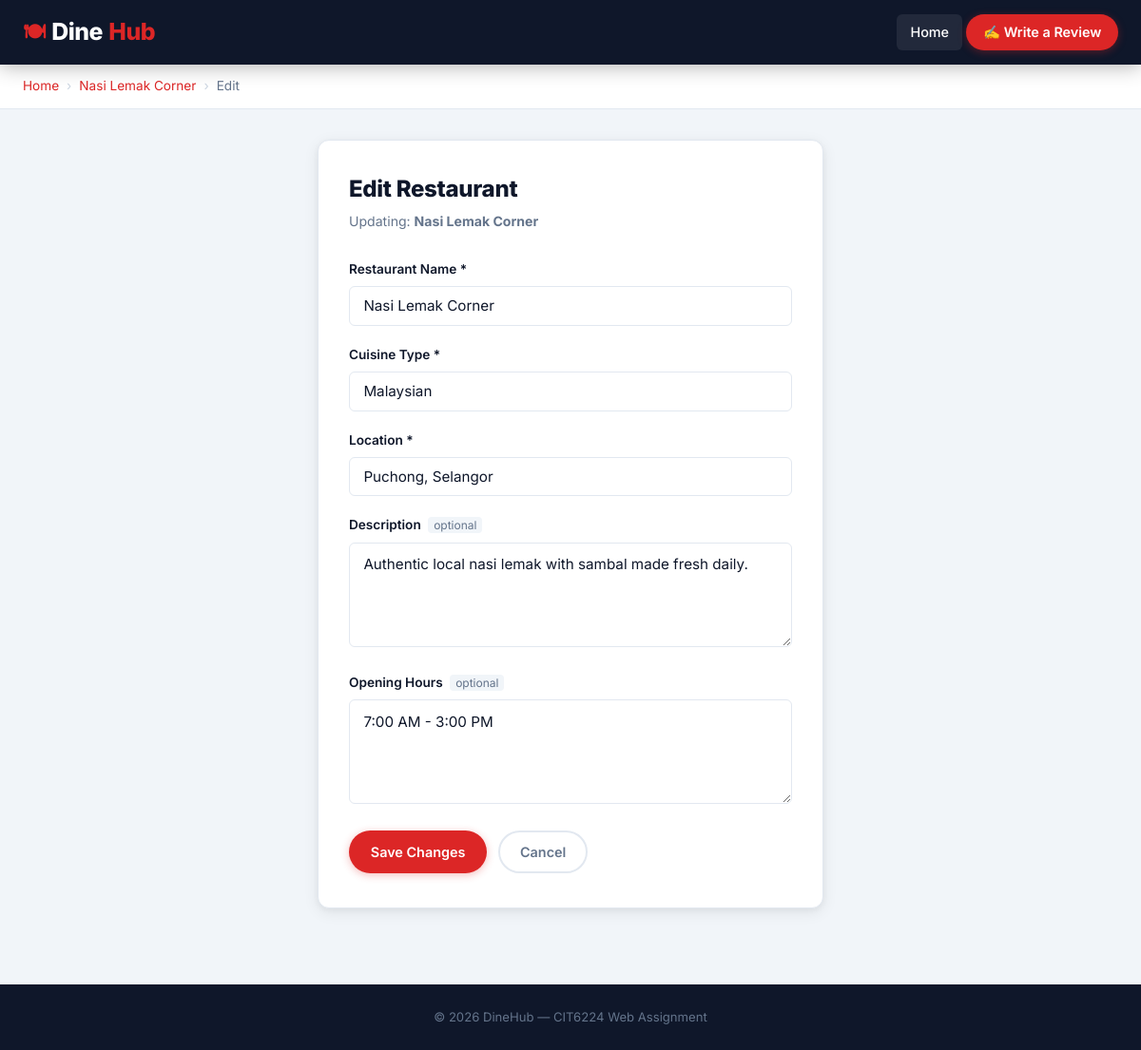
The app's page /edit-restaurant.php?id=1 with its own data.
### tables this page shows
CREATE TABLE IF NOT EXISTS restaurants (
    id INT AUTO_INCREMENT PRIMARY KEY,
    name VARCHAR(100) NOT NULL,
    cuisine_type VARCHAR(50) NOT NULL,
    location VARCHAR(150) NOT NULL,
    description TEXT,
    opening_hours VARCHAR(100),
    image VARCHAR(255) DEFAULT 'default.jpg',
    created_at TIMESTAMP DEFAULT CURRENT_TIMESTAMP
);

### edit-restaurant.php (the view, shortened to what this page needs)
<?php
require_once 'db.php';
$id = filter_input(INPUT_GET, 'id', FILTER_VALIDATE_INT, [
    'options' => ['min_range' => 1]
]);
$stmt = $pdo->prepare("SELECT * FROM restaurants WHERE id = :id");
$stmt->execute([':id' => $id]);
$restaurant = $stmt->fetch();
$fields = [
    'name'          => $restaurant['name'],
    'cuisine_type'  => $restaurant['cuisine_type'],
    'location'      => $restaurant['location'],
    'description'   => $restaurant['description'],
    'opening_hours' => $restaurant['opening_hours'],
];
$errors = [];
require_once 'includes/header.php';
?>
<div class="page-header">
    <nav class="breadcrumb">
        <a href="index.php">Home</a>
        <span class="sep">›</span>
        <a href="restaurant.php?id=<?= $id ?>"><?= htmlspecialchars($restaurant['name']) ?></a>
        <span class="sep">›</span>
        <span>Edit</span>
    </nav>
</div>
<div class="form-container">
    <div class="form-card">
        <div class="form-card-header">
            <h2>Edit Restaurant</h2>
            <p>Updating: <strong><?= htmlspecialchars($restaurant['name']) ?></strong></p>
        </div>
        <form method="post" action="edit-restaurant.php?id=<?= $id ?>">
            <div class="form-group">
                <label for="name">Restaurant Name *</label>
                <input type="text" id="name" name="name"
                       value="<?= htmlspecialchars($fields['name']) ?>"
                       class="<?= isset($errors['name']) ? 'invalid' : '' ?>">
            </div>
            <div class="form-group">
                <label for="cuisine_type">Cuisine Type *</label>
                <input type="text" id="cuisine_type" name="cuisine_type"
                       value="<?= htmlspecialchars($fields['cuisine_type']) ?>"
                       class="<?= isset($errors['cuisine_type']) ? 'invalid' : '' ?>">
            </div>
            <div class="form-group">
                <label for="location">Location *</label>
                <input type="text" id="location" name="location"
                       value="<?= htmlspecialchars($fields['location']) ?>"
                       class="<?= isset($errors['location']) ? 'invalid' : '' ?>">
            </div>
            <div class="form-group">
                <label for="description">
                    Description <span class="optional-tag">optional</span>
                </label>
                <textarea id="description"
                          name="description"><?= htmlspecialchars($fields['description']) ?></textarea>
            </div>
            <div class="form-group">
                <label for="opening_hours">
                    Opening Hours <span class="optional-tag">optional</span>
                </label>
                <textarea id="opening_hours"
                          name="opening_hours"><?= htmlspecialchars($fields['opening_hours']) ?></textarea>
            </div>
            <div style="display:flex;gap:0.75rem;flex-wrap:wrap;margin-top:0.5rem">
                <button type="submit" class="btn btn-primary">Save Changes</button>
                <a class="btn btn-ghost" href="restaurant.php?id=<?= $id ?>">Cancel</a>
            </div>
        </form>
    </div>
</div>
<?php require_once 'includes/footer.php'; ?>

### style.css (style rules this page uses)
:root { --navy: #0f172a; --navy-mid: #1e293b; --red: #dc2626; --red-dark: #b91c1c; --red-light: #fef2f2; --amber: #f59e0b; --green: #16a34a; --green-light: #f0fdf4; --bg: #f1f5f9; --surface: #ffffff; --border: #e2e8f0; --text: #0f172a; --text-muted: #64748b; --radius-sm: 6px; --radius: 12px; --radius-lg: 20px; --shadow-sm: 0 1px 3px rgba(0,0,0,.08), 0 1px 2px rgba(0,0,0,.04); --shadow: 0 4px 16px rgba(0,0,0,.08), 0 2px 6px rgba(0,0,0,.04); --shadow-lg: 0 12px 40px rgba(0,0,0,.12), 0 4px 12px rgba(0,0,0,.06); --transition: 0.22s ease; --nav-height: 68px; }
*, *::before, *::after { box-sizing: border-box; margin: 0; padding: 0; }
html { scroll-behavior: smooth; }
body { font-family: 'Inter', 'Segoe UI', Arial, sans-serif; background: var(--bg); color: var(--text); line-height: 1.6; padding-top: var(--nav-height); }
a { text-decoration: none; color: inherit; }
.page-header { background: var(--surface); border-bottom: 1px solid var(--border); padding: 0.75rem 1.5rem; }
.breadcrumb { max-width: 1200px; margin: 0 auto; display: flex; align-items: center; gap: 0.5rem; font-size: 0.85rem; color: var(--text-muted); }
.breadcrumb a { color: var(--red); }
.breadcrumb .sep { color: #cbd5e1; }
.btn { display: inline-flex; align-items: center; gap: 0.35rem; padding: 0.55rem 1.3rem; border-radius: 100px; font-size: 0.9rem; font-weight: 600; font-family: inherit; cursor: pointer; border: 2px solid transparent; transition: background var(--transition), color var(--transition), transform var(--transition), box-shadow var(--transition), border-color var(--transition); white-space: nowrap; text-decoration: none; }
.btn-primary { background: var(--red); color: #fff; box-shadow: 0 2px 8px rgba(220,38,38,.3); }
.btn-ghost { background: transparent; color: var(--text-muted); border-color: var(--border); }
.form-container { max-width: 580px; margin: 0 auto; padding: 2rem 1.5rem; }
.form-card { background: var(--surface); border-radius: var(--radius); padding: 2rem 2rem 2.25rem; box-shadow: var(--shadow); border: 1px solid var(--border); }
.form-card-header { margin-bottom: 1.75rem; }
.form-card-header h2 { font-size: 1.5rem; font-weight: 800; color: var(--text); letter-spacing: -0.3px; }
.form-card-header p { font-size: 0.88rem; color: var(--text-muted); margin-top: 0.25rem; }
.form-group { margin-bottom: 1.25rem; }
.form-group label { display: block; font-size: 0.85rem; font-weight: 600; color: var(--text); margin-bottom: 0.4rem; }
.optional-tag { font-size: 0.75rem; font-weight: 400; color: var(--text-muted); background: var(--bg); padding: 1px 6px; border-radius: 4px; margin-left: 4px; }
.form-group input[type="text"], .form-group input[type="email"], .form-group select, .form-group textarea { width: 100%; padding: 0.65rem 0.9rem; border: 1.5px solid var(--border); border-radius: var(--radius-sm); font-size: 0.95rem; font-family: inherit; color: var(--text); background: #fff; transition: border-color var(--transition), box-shadow var(--transition); appearance: none; -webkit-appearance: none; }
.form-group textarea { resize: vertical; min-height: 110px; line-height: 1.6; }

### records on screen
restaurants: name "Nasi Lemak Corner", cuisine_type "Malaysian", location "Puchong, Selangor", description "Authentic local nasi lemak with sambal made fresh daily.", opening_hours "7:00 AM - 3:00 PM"
